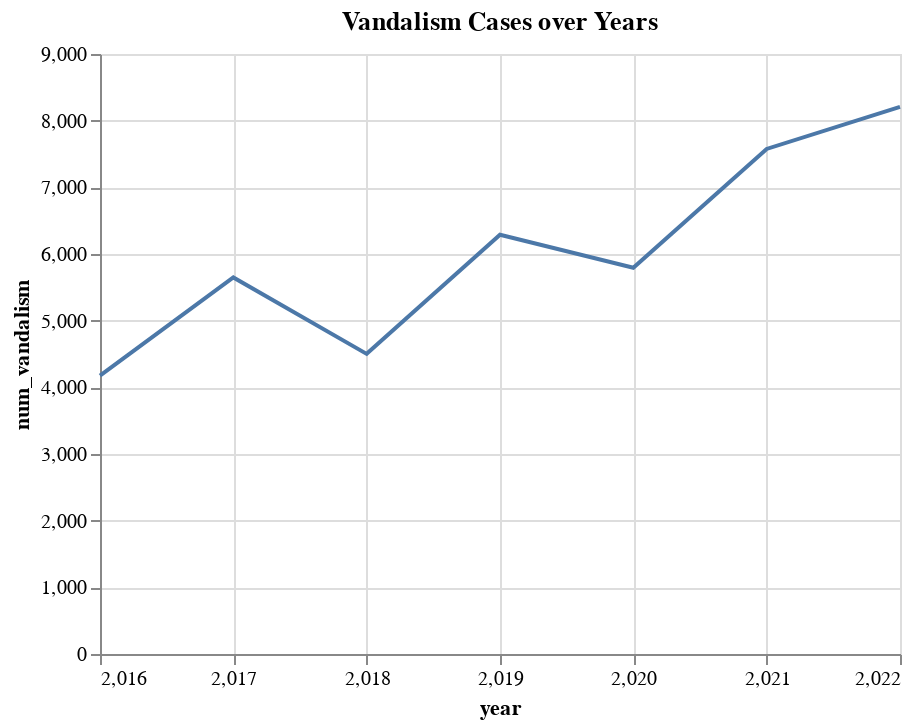

Notebook code for this chart:
### Code cell
alt.Chart(vandalism_year).mark_line().encode(
    x=alt.X("year", axis=alt.Axis(tickMinStep=1)),
    y="num_vandalism:Q"
).properties(
    title="Vandalism Cases over Years"
)

### Figure 1 — Vega-Lite specification as saved in the notebook (floating-point values rounded to 4 significant figures)
{"config": {"view": {"continuousWidth": 400, "continuousHeight": 300}}, "data": {"name": "data-f9dd45b2b5e965a6415d598806b56d26"}, "mark": "line", "encoding": {"x": {"type": "quantitative", "axis": {"tickMinStep": 1}, "field": "year"}, "y": {"type": "quantitative", "field": "num_vandalism"}}, "title": "Vandalism Cases over Years", "$schema": "https://vega.github.io/schema/vega-lite/v4.8.1.json", "datasets": {"data-f9dd45b2b5e965a6415d598806b56d26": [{"year": 2016, "num_vandalism": 4175}, {"year": 2017, "num_vandalism": 5649}, {"year": 2018, "num_vandalism": 4502}, {"year": 2019, "num_vandalism": 6288}, {"year": 2020, "num_vandalism": 5794}, {"year": 2021, "num_vandalism": 7576}, {"year": 2022, "num_vandalism": 8208}]}}
